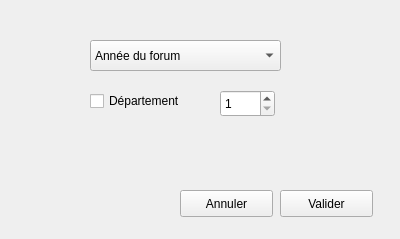
<?xml version="1.0" encoding="UTF-8"?>
<ui version="4.0">
 <class>RequeteForum</class>
 <widget class="QWidget" name="RequeteForum">
  <property name="geometry">
   <rect>
    <x>0</x>
    <y>0</y>
    <width>400</width>
    <height>239</height>
   </rect>
  </property>
  <property name="windowTitle">
   <string>Requêtes sur table Forum</string>
  </property>
  <widget class="QLabel" name="resultatLabel">
   <property name="geometry">
    <rect>
     <x>40</x>
     <y>140</y>
     <width>341</width>
     <height>21</height>
    </rect>
   </property>
   <property name="text">
    <string/>
   </property>
  </widget>
  <widget class="QCheckBox" name="departementCheckBox">
   <property name="geometry">
    <rect>
     <x>90</x>
     <y>90</y>
     <width>121</width>
     <height>22</height>
    </rect>
   </property>
   <property name="text">
    <string>Département</string>
   </property>
  </widget>
  <widget class="QPushButton" name="validerButton">
   <property name="geometry">
    <rect>
     <x>280</x>
     <y>190</y>
     <width>93</width>
     <height>27</height>
    </rect>
   </property>
   <property name="text">
    <string>Valider</string>
   </property>
  </widget>
  <widget class="QPushButton" name="annulerButton">
   <property name="geometry">
    <rect>
     <x>180</x>
     <y>190</y>
     <width>93</width>
     <height>27</height>
    </rect>
   </property>
   <property name="text">
    <string>Annuler</string>
   </property>
  </widget>
  <widget class="QComboBox" name="anneeComboBox">
   <property name="geometry">
    <rect>
     <x>90</x>
     <y>40</y>
     <width>191</width>
     <height>31</height>
    </rect>
   </property>
   <item>
    <property name="text">
     <string>Année du forum</string>
    </property>
   </item>
   <item>
    <property name="text">
     <string>2009</string>
    </property>
   </item>
   <item>
    <property name="text">
     <string>2010</string>
    </property>
   </item>
   <item>
    <property name="text">
     <string>2011</string>
    </property>
   </item>
   <item>
    <property name="text">
     <string>2012</string>
    </property>
   </item>
  </widget>
  <widget class="QSpinBox" name="departementSpinBox">
   <property name="geometry">
    <rect>
     <x>220</x>
     <y>90</y>
     <width>55</width>
     <height>27</height>
    </rect>
   </property>
   <property name="minimum">
    <number>1</number>
   </property>
   <property name="maximum">
    <number>96</number>
   </property>
  </widget>
 </widget>
 <resources/>
 <connections/>
</ui>
